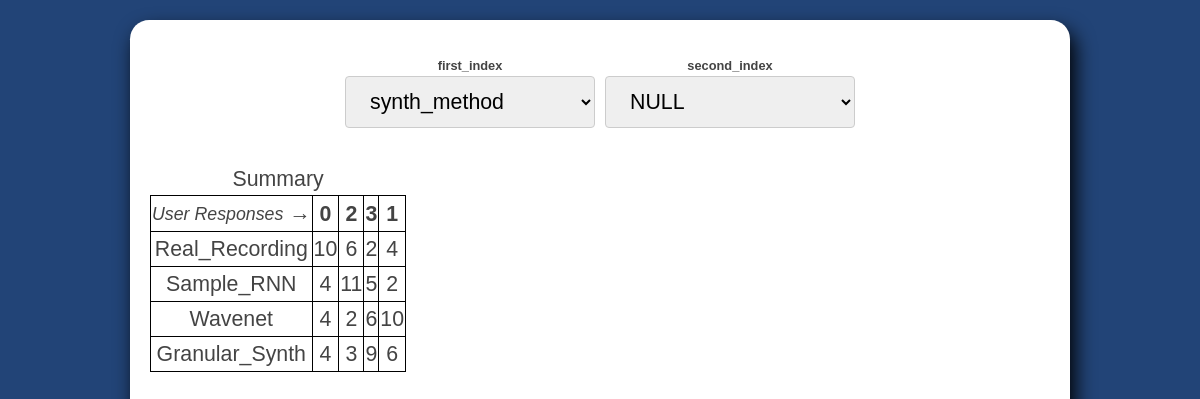
/ranking_results.php, run on the app's committed database.
### tables this page shows
CREATE TABLE 'ranking'(id INTEGER PRIMARY KEY AUTOINCREMENT,cookie_id TEXT,response_id TEXT,audio_class TEXT,synth_method TEXT,audio_basename TEXT,audio_path TEXT,available_synth_methods TEXT,start_epoch TEXT,end_epoch TEXT,duration TEXT,user_raw_response  TEXT,user_response TEXT);

### ranking_results.php (called while the page is built, shortened)
<?php
  require_once("include/scripts.php");
  require_once("include/header_footer.php");
  $first_index  = get_param('first_index', false, 'synth_method');
  $second_index = get_param('second_index', false, NULL);
  $db = open_db();
  print_top_of_page("Ranking Results");
  print_response_management_form($first_index, $second_index);
  $responses = get_responses($db, "ranking", $first_index, $second_index);
  print_responses($responses);
  print_botom_of_page();
?>

### include/scripts.php (the view, shortened to what this page needs)
<?php
  function get_param($name, $is_float=false, $default=NULL)
  {
    $param = $default;
    if($param != NULL)
      {
        if($is_float)
          {
            $param = filter_var($param, FILTER_VALIDATE_FLOAT);
          }
        else
          {
            $param = unobfuscate($param);
            if($param == "NULL")
              $param = NULL;
            else if($param == "")
              $param = $default;
          }
      }
    return $param;
  }
  function obfuscate($unobfuscated)
  {
    return base64_encode($unobfuscated);
  }
  function unobfuscate($obfuscated)
  {
    $un = base64_decode($obfuscated, $strict = true);
    return filter_var($un, FILTER_SANITIZE_STRING);
  }
  function get_responses($db, $table, $first_index, $second_index)
  {
    $result=array();
    $rows  = $db->query("SELECT * FROM $table");
    while(($row = $rows->fetchArray(SQLITE3_ASSOC)) != FALSE)
      {
        $a = ($second_index === NULL) ? "Summary" :  $row[$first_index];
        $b = ($second_index === NULL) ? $row[$first_index] : $row[$second_index];
        $c = $row['user_response'];
        if(!isset($result[$a])) $result[$a] = array();
        if(!isset($result[$a][$b])) $result[$a][$b] = array();
        if(!isset($result[$a][$b]))
          $result[$a][$b][$c] = 1;
        else
          ++$result[$a][$b][$c];
      }
    return $result;
  }
  function print_responses($responses)
  {
    foreach($responses as $header => $table_rows)
      {
        echo "  <table class='confusion_matrix'>";
        echo "    <caption>$header</caption>";
        echo "    <thead>";
        echo "      <tr>";
        echo "      <th style='text-align:right; font-weight:normal'><small><i>User Responses</i></small>&nbsp;&#8594;</th>";
        $column_names = get_unique_array_keys_2d($table_rows);
        foreach($column_names as $column_name)
          echo "      <th>$column_name</th>";
        echo "      </tr>";
        echo "    </thead>";
        echo "    <tbody>";
        foreach($table_rows as $row_name => $table_row)
          {
            echo "<tr>";
            echo "<td>$row_name</td>";
            foreach($column_names as $column_name)
              {
                if(!isset($table_row[$column_name]))
                  echo "<td>0</td>";
                else
                  echo "<td>$table_row[$column_name]</td>";
              }
            echo "</tr>";
          }
        echo "    </tbody>";
        echo "  </table>";
      }
  }
  function get_unique_array_keys_2d($array)
  {
    $result = array();
    foreach($array as $a)
      $result = array_merge($result, array_keys($a));
    return array_unique($result);
  }
  function print_html_select($options, $label, $default)
  {
    $selected = get_param($label, false, $default);
    echo "<div class='select_with_label'>";
    echo "<label for='$label'>$label</label>";
    echo "<select name='$label' onchange='this.form.submit()'>";
    foreach($options as $option)
      {
        $s = ($option == $selected) ? " selected" : "";
        $obfuscated_option = obfuscate($option);
        echo "<option value='$obfuscated_option'$s>$option</option>";
      }
    echo "</select>";
    echo "</div>";
  }
  function print_response_management_form($default_1, $default_2)
  {
    $action = $_SERVER['PHP_SELF'];;
    echo "<form method='post' action='$action'>";
    $first_options = array("synth_method", "audio_class", "audio_path", "cookie_id", "duration");
    print_html_select($first_options, "first_index", $default_1);
    echo "</form>";
  }
?>

### include/header_footer.php (shortened to what this page needs)
<?php
  function print_top_of_page($page_name)
   {?>
    <!doctype html>
    <html lang="en">
      <head>
        <link rel="stylesheet" type="text/css" href="include/styles.css">
       </head>
      <body>
        <div class="page_div">
<span style="position:absolute;"><a href="index.php" style="text-decoration:none">&emsp;</a></span>
          <div class="interface_div">
    <?php
   }
  function print_botom_of_page()
   {?>
          </div>
        </div>
      </body>
    </html>
    <?php
   }
?>

### include/styles.css (style rules this page uses)
body { padding: 0px; margin: 0px; background-color:#247; margin-top:20px; margin-bottom:20px; }
.page_div { width:900px; margin:auto; background-color: white; padding:20px; border-radius:0.2in; font-family:Verdana, Arial, Helvetica, sans-serif; color:#444; font-size:10pt; box-shadow: 5px 10px 20px #000000; min-height:700px; }
.interface_div { clear:both; line-height:1.5em; font-size:16pt; text-align:center; }
a { color:inherit; }
.interface_div table { border-collapse:collapse; margin-top: 20px; font:inherit; color:inherit; }
.interface_div table td, th { border:1px solid black; }
form { margin-right:50px; margin-left:50px; padding:10px; }
select { padding: 12px 20px; border-radius: 4px; box-sizing: border-box; font:inherit; border: 1px solid #ccc; }
.select_with_label { line-height:1em; display:inline-block; margin:5px; }
label { font-size:0.6em; display:block; font-weight:bold; }
.select_with_label select { min-width:250px; }

### data on the page
ranking: row_name "Granular_Synth", id "4", user_response "3", column_name "9", duration "6"

### other printed values
$label "first_index second_index"
$header "Summary"
$column_name "0"
$column_name "2"
$column_name "3"
$column_name "1"
$row_name "Real_Recording"
$table_row[$column_name] "10"
$table_row[$column_name] "6"
$table_row[$column_name] "2"
$table_row[$column_name] "4"
$row_name "Sample_RNN"
$table_row[$column_name] "11"
$table_row[$column_name] "5"
$row_name "Wavenet"
